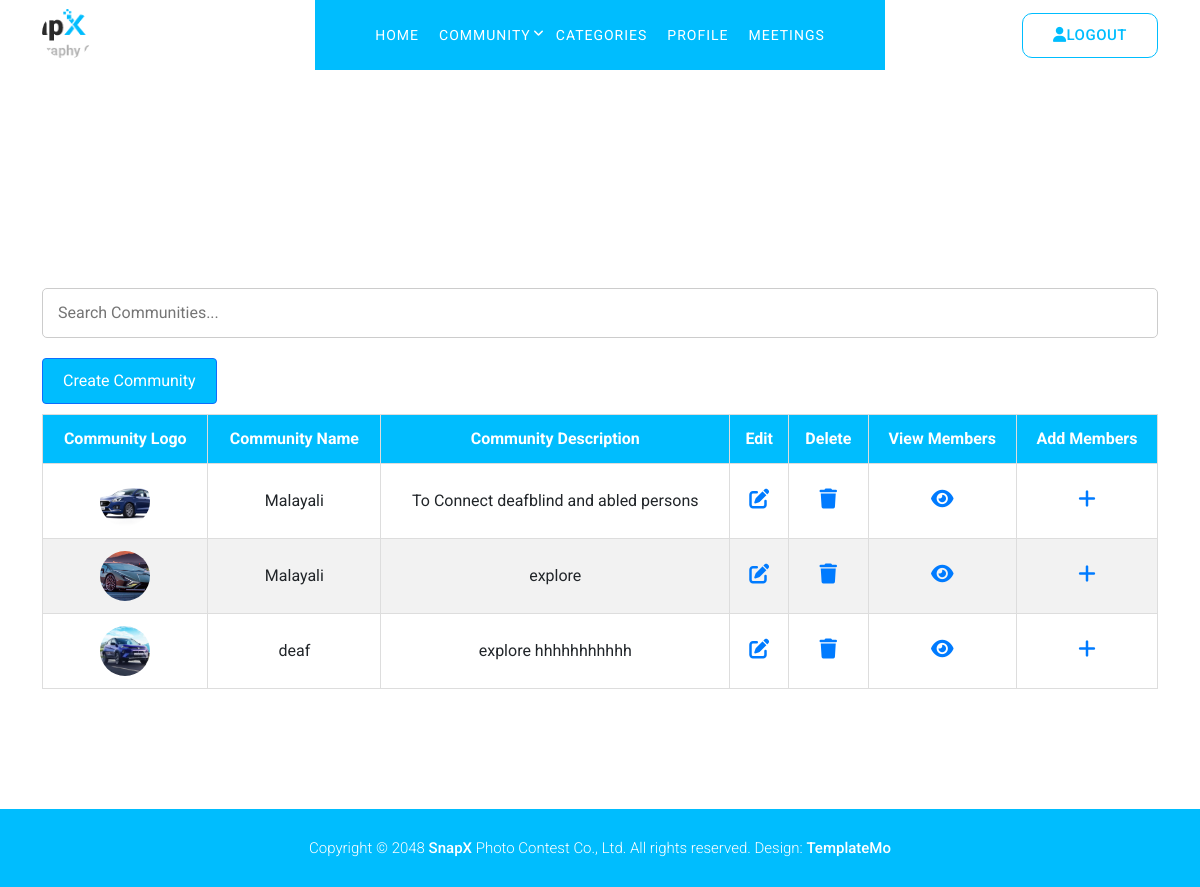
Screenshot of /view_community/ (signed in) with the database file from the repository.
### signapp/models.py (models this page shows)
class community_tab(models.Model):
  community_name=models.CharField(max_length=50)
  community_desc=models.CharField(max_length=350)
  community_logo=models.FileField(upload_to='uploads/')
  userid=models.ForeignKey(user_log,on_delete=models.CASCADE)

### signapp/views.py (the view)
# urls.py: path('view_community/',views.view_community,name="view_community"),
def view_community(request):
    user_id = request.session.get('user_id')
    if not user_id:
        return redirect('login')
    logdata = get_object_or_404(user_log, id=user_id)
    communities = community_tab.objects.filter(userid=logdata)
    return render(request, 'view_community.html', {'communities': communities})

### signapp/templates/view_community.html (shortened to what this page needs)
{% extends 'user_in.html' %}
{% load static %}
{% block content %}
<link rel="stylesheet" href="https://cdnjs.cloudflare.com/ajax/libs/font-awesome/6.4.0/css/all.min.css">
<div class="container">
  <div class="search-container">
    <input type="text" id="searchBar" placeholder="Search Communities..." onkeyup="filterTable()">
  </div>
  <a href="{% url 'community_admin' %}" class="btn btn-primary">Create Community</a>
  <table>
    <thead>
      <tr>
        <th>Community Logo</th>
        <th>Community Name</th>
        <th>Community Description</th>
        <th>Edit</th>
        <th>Delete</th>
        <th>View Members</th>
        <th>Add Members</th>
      </tr>
    </thead>
    <tbody>
      {% for mycomm in communities %}
      <tr>
          {% if mycomm.community_logo %}
            <td><img src="/{{ mycomm.community_logo }}" alt=""></td>
          {% else %}
            <td><img src="{% static 'users/icons/default-logo.png' %}" alt="Default Logo"></td>
          {% endif %}
        <td>{{ mycomm.community_name }}</td>
        <td>{{ mycomm.community_desc }}</td>
        <td>
          <a href="{% url 'edit_community' mycomm.id %}">
            <i class="fa-solid fa-pen-to-square" style="color: #007BFF; font-size: 20px;"></i>
          </a>
        </td>
        <td>
          <a href="{% url 'delete_community' mycomm.id %}" onclick="return confirm('Are you sure you want to delete this community?');">
            <i class="fa-solid fa-trash" style="color: #007BFF; font-size: 20px;"></i>
          </a>
        </td>
        <td>
          <a href="{% url 'view_member' mycomm.id %}"><i class="fa-solid fa-eye" style="color: #007BFF; font-size: 20px;"></i></a>
        </td>
        <td>
          <a href="{% url 'view_user' mycomm.id %}"><i class="fa-solid fa-plus" style="color: #007BFF; font-size: 20px;"></i></a>
        </td>
      </tr>
      {% endfor %}
    </tbody>
  </table>
</div>
{% endblock %}

### signapp/static/user/assets/css/templatemo-snapx-photography.css (style rules this page uses)
html, body, div, span, applet, object, iframe, h1, h2, h3, h4, h5, h6, p, blockquote, div pre, a, abbr, acronym, address, big, cite, code, del, dfn, em, font, img, ins, kbd, q, s, samp, small, strike, strong, sub, sup, tt, var, b, u, i, center, dl, dt, dd, ol, ul, li, figure, header, nav, section, article, aside, footer, figcaption { margin: 0; padding: 0; border: 0; outline: 0; }
* { box-sizing: border-box; }
html, body { font-family: 'Roboto', sans-serif; font-weight: 400; background-color: #fff; font-size: 16px; -ms-text-size-adjust: 100%; -webkit-font-smoothing: antialiased; -moz-osx-font-smoothing: grayscale; }
a { text-decoration: none !important; }
img { width: 100%; overflow: hidden; }
html, body { background: #fff; font-family: 'Roboto', sans-serif; }
.btn { padding: 10px 20px; background: #00bdfe; color: #fff; transition: all .3s; }
a.btn { color: #fff; text-align: center; text-decoration: none; }
body { overflow-x: hidden; }

### signapp/templates/view_community.html (style rules this page uses)
.search-container { position: relative; margin-bottom: 20px; }
#searchBar { width: 100%; padding: 12px 40px 12px 15px; font-size: 16px; border: 1px solid #ccc; border-radius: 5px; outline: none; transition: border-color 0.3s ease; }
table { width: 100%; border-collapse: collapse; margin-top: 10px; }
th,td { border: 1px solid #ddd; padding: 12px; text-align: center; }
th { background-color: #00BDFE; color: white; font-weight: bold; }
tr:nth-child(even) { background-color: #f2f2f2; }
img { width: 50px; height: 50px; object-fit: cover; border-radius: 50%; }

### rows the page displays
community_tab: community_logo (picture), community_name "Malayali", community_desc "To Connect deafblind and abled persons"
community_tab: community_logo (picture), community_name "Malayali", community_desc "explore"
community_tab: community_logo (picture), community_name "deaf", community_desc "explore hhhhhhhhhhh"
